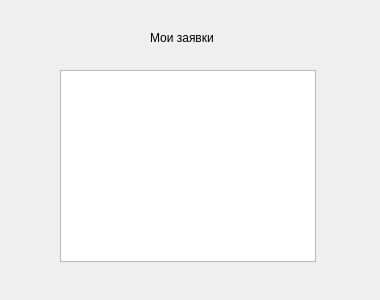
<?xml version="1.0" encoding="UTF-8"?>
<ui version="4.0">
 <class>Form</class>
 <widget class="QWidget" name="Form">
  <property name="geometry">
   <rect>
    <x>0</x>
    <y>0</y>
    <width>380</width>
    <height>300</height>
   </rect>
  </property>
  <property name="windowTitle">
   <string>Form</string>
  </property>
  <widget class="QLabel" name="label">
   <property name="geometry">
    <rect>
     <x>150</x>
     <y>30</y>
     <width>71</width>
     <height>16</height>
    </rect>
   </property>
   <property name="text">
    <string>Мои заявки</string>
   </property>
  </widget>
  <widget class="QTextBrowser" name="textBrowser">
   <property name="geometry">
    <rect>
     <x>60</x>
     <y>70</y>
     <width>256</width>
     <height>192</height>
    </rect>
   </property>
  </widget>
 </widget>
 <resources/>
 <connections/>
</ui>
